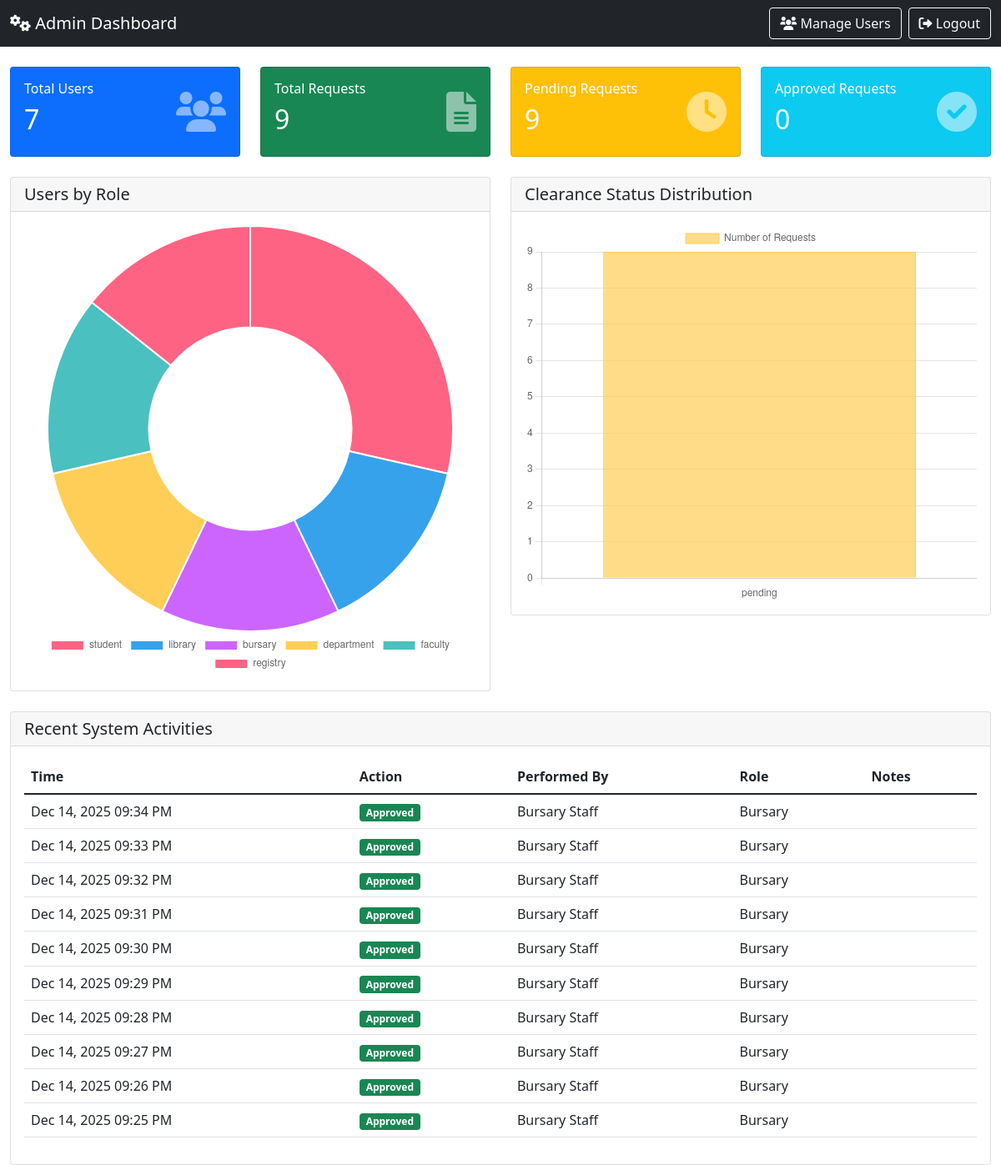
The page /clearance_system/admin.php (signed in) on the database its author committed.
### tables this page shows
CREATE TABLE `clearance_history` (
  `id` int(11) NOT NULL,
  `request_id` int(11) NOT NULL,
  `action` enum('requested','approved','rejected','commented','updated','referred_to_registry','registry_approved','certificate_issued') NOT NULL,
  `performed_by` int(11) NOT NULL,
  `performed_by_name` varchar(100) DEFAULT NULL,
  `performed_role` varchar(50) NOT NULL,
  `notes` text DEFAULT NULL,
  `created_at` timestamp NOT NULL DEFAULT current_timestamp()
);

CREATE TABLE `users` (
  `id` int(11) NOT NULL,
  `username` varchar(50) NOT NULL,
  `email` varchar(100) NOT NULL,
  `password` varchar(255) NOT NULL,
  `full_name` varchar(100) NOT NULL,
  `role` enum('student','library','bursary','department','faculty','admin','registry') NOT NULL,
  `matric_no` varchar(30) DEFAULT NULL,
  `phone` varchar(20) DEFAULT NULL,
  `department` varchar(100) DEFAULT NULL,
  `faculty` varchar(100) DEFAULT NULL,
  `created_at` timestamp NOT NULL DEFAULT current_timestamp(),
  `last_login` timestamp NULL DEFAULT NULL,
  `is_active` tinyint(1) DEFAULT 1
);

### clearance_system/functions.php (called while the page is built, shortened)
<?php
function format_date($date_string, $format = 'M d, Y h:i A') {
    $date = new DateTime($date_string);
    return $date->format($format);
}
?>

### clearance_system/admin.php (the view, shortened to what this page needs)
<?php
require_once 'functions.php';
$db = Database::getInstance();
$conn = $db->getConnection();
$roleStats = [];
$roleQuery = $conn->query("
    SELECT role, COUNT(*) as count
    FROM users
    WHERE role != 'admin'
    GROUP BY role
");
while ($row = $roleQuery->fetch_assoc()) {
    $roleStats[$row['role']] = $row['count'];
}
$statusQuery = $conn->query("
    SELECT status, COUNT(*) as count
    FROM clearance_requests
    GROUP BY status
");
$statusStats = [];
while ($row = $statusQuery->fetch_assoc()) {
    $statusStats[$row['status']] = $row['count'];
}
$activitiesQuery = $conn->query("
    SELECT ch.*, u.full_name, u.role
    FROM clearance_history ch
    JOIN users u ON ch.performed_by = u.id
    ORDER BY ch.created_at DESC
    LIMIT 10
");
$recentActivities = [];
while ($row = $activitiesQuery->fetch_assoc()) {
    $recentActivities[] = $row;
}
$totalUsers = array_sum($roleStats);
$totalRequests = array_sum($statusStats);
$pendingRequests = $statusStats['pending'] ?? 0;
$approvedRequests = $statusStats['approved'] ?? 0;
?>
<!DOCTYPE html>
<html lang="en">
<head>
    <link href="https://cdn.jsdelivr.net/npm/bootstrap@5.1.3/dist/css/bootstrap.min.css" rel="stylesheet">
    <link rel="stylesheet" href="https://cdnjs.cloudflare.com/ajax/libs/font-awesome/6.0.0/css/all.min.css">
</head>
<body>
    <nav class="navbar navbar-expand-lg navbar-dark bg-dark">
        <div class="container-fluid">
            <a class="navbar-brand" href="#">
                <i class="fas fa-cogs"></i> Admin Dashboard
            </a>
            <div class="d-flex">
                <a href="manage_users.php" class="btn btn-outline-light me-2">
                    <i class="fas fa-users"></i> Manage Users
                </a>
                <a href="logout.php" class="btn btn-outline-light">
                    <i class="fas fa-sign-out-alt"></i> Logout
                </a>
            </div>
        </div>
    </nav>
    <div class="container-fluid mt-4">
        <div class="row">
            <div class="col-md-3 mb-4">
                <div class="card bg-primary text-white">
                    <div class="card-body">
                        <div class="d-flex justify-content-between">
                            <div>
                                <h6 class="card-title">Total Users</h6>
                                <h2><?php echo $totalUsers; ?></h2>
                            </div>
                            <div class="align-self-center">
                                <i class="fas fa-users fa-3x opacity-50"></i>
                            </div>
                        </div>
                    </div>
                </div>
            </div>
            <div class="col-md-3 mb-4">
                <div class="card bg-success text-white">
                    <div class="card-body">
                        <div class="d-flex justify-content-between">
                            <div>
                                <h6 class="card-title">Total Requests</h6>
                                <h2><?php echo $totalRequests; ?></h2>
                            </div>
                            <div class="align-self-center">
                                <i class="fas fa-file-alt fa-3x opacity-50"></i>
                            </div>
                        </div>
                    </div>
                </div>
            </div>
            <div class="col-md-3 mb-4">
                <div class="card bg-warning text-white">
                    <div class="card-body">
                        <div class="d-flex justify-content-between">
                            <div>
                                <h6 class="card-title">Pending Requests</h6>
                                <h2><?php echo $pendingRequests; ?></h2>
                            </div>
                            <div class="align-self-center">
                                <i class="fas fa-clock fa-3x opacity-50"></i>
                            </div>
                        </div>
                    </div>
                </div>
            </div>
            <div class="col-md-3 mb-4">
                <div class="card bg-info text-white">
                    <div class="card-body">
                        <div class="d-flex justify-content-between">
                            <div>
                                <h6 class="card-title">Approved Requests</h6>
                                <h2><?php echo $approvedRequests; ?></h2>
                            </div>
                            <div class="align-self-center">
                                <i class="fas fa-check-circle fa-3x opacity-50"></i>
                            </div>
                        </div>
                    </div>
                </div>
            </div>
        </div>
        <div class="row">
            <div class="col-md-6 mb-4">
                <div class="card">
                    <div class="card-header">
                        <h5 class="mb-0">Users by Role</h5>
                    </div>
                    <div class="card-body">
                        <canvas id="roleChart" height="250"></canvas>
                    </div>
                </div>
            </div>
            <div class="col-md-6 mb-4">
                <div class="card">
                    <div class="card-header">
                        <h5 class="mb-0">Clearance Status Distribution</h5>
                    </div>
                    <div class="card-body">
                        <canvas id="statusChart" height="250"></canvas>
                    </div>
                </div>
            </div>
        </div>
        <div class="row">
            <div class="col-12">
                <div class="card">
                    <div class="card-header">
                        <h5 class="mb-0">Recent System Activities</h5>
                    </div>
                    <div class="card-body">
                        <div class="table-responsive">
                            <table class="table table-hover">
                                <thead>
                                    <tr>
                                        <th>Time</th>
                                        <th>Action</th>
                                        <th>Performed By</th>
                                        <th>Role</th>
                                        <th>Notes</th>
                                    </tr>
                                </thead>
                                <tbody>
                                    <?php foreach ($recentActivities as $activity): ?>
                                        <tr>
                                            <td><?php echo format_date($activity['created_at']); ?></td>
                                            <td>
                                                <span class="badge
                                                    <?php echo $activity['action'] == 'approved' ? 'bg-success' :
                                                           ($activity['action'] == 'rejected' ? 'bg-danger' : 'bg-info'); ?>">
                                                    <?php echo ucfirst($activity['action']); ?>
                                                </span>
                                            </td>
                                            <td><?php echo $activity['full_name']; ?></td>
                                            <td><?php echo ucfirst($activity['role']); ?></td>
                                            <td><?php echo $activity['notes']; ?></td>
                                        </tr>
                                    <?php endforeach; ?>
                                </tbody>
                            </table>
                        </div>
                    </div>
                </div>
            </div>
        </div>
    </div>
    <script>
        // Role Distribution Chart
        const roleCtx = document.getElementById('roleChart').getContext('2d');
        const roleChart = new Chart(roleCtx, {
            type: 'doughnut',
            data: {
                labels: <?php echo json_encode(array_keys($roleStats)); ?>,
                datasets: [{
                    data: <?php echo json_encode(array_values($roleStats)); ?>,
                    backgroundColor: [
                        '#ff6384', '#36a2eb', '#cc65fe', '#ffce56', '#4bc0c0'
                    ]
                }]
            },
            options: {
                responsive: true,
                plugins: {
                    legend: {
                        position: 'bottom'
                    }
                }
            }
        });
        // Status Distribution Chart
        const statusCtx = document.getElementById('statusChart').getContext('2d');
        const statusChart = new Chart(statusCtx, {
            type: 'bar',
            data: {
                labels: <?php echo json_encode(array_keys($statusStats)); ?>,
                datasets: [{
                    label: 'Number of Requests',
                    data: <?php echo json_encode(array_values($statusStats)); ?>,
                    backgroundColor: [
                        'rgba(255, 206, 86, 0.7)',  // pending
                        'rgba(75, 192, 192, 0.7)',   // approved
                        'rgba(255, 99, 132, 0.7)',   // rejected
                        'rgba(54, 162, 235, 0.7)'    // on_hold
                    ],
                    borderColor: [
                        'rgba(255, 206, 86, 1)',
                        'rgba(75, 192, 192, 1)',
                        'rgba(255, 99, 132, 1)',
                        'rgba(54, 162, 235, 1)'
                    ],
                    borderWidth: 1
                }]
            },
            options: {
                responsive: true,
                scales: {
                    y: {
                        beginAtZero: true,
                        ticks: {
                            stepSize: 1
                        }
                    }
                }
            }
        });
    </script>
</body>
</html>

### rows shown on the page
clearance_history: created_at "Dec 14, 2025 09:34 PM", action "Approved", users.full_name "Bursary Staff", users.role "Bursary"
clearance_history: created_at "Dec 14, 2025 09:33 PM", action "Approved", users.full_name "Bursary Staff", users.role "Bursary"
clearance_history: created_at "Dec 14, 2025 09:32 PM", action "Approved", users.full_name "Bursary Staff", users.role "Bursary"
clearance_history: created_at "Dec 14, 2025 09:31 PM", action "Approved", users.full_name "Bursary Staff", users.role "Bursary"
clearance_history: created_at "Dec 14, 2025 09:30 PM", action "Approved", users.full_name "Bursary Staff", users.role "Bursary"
clearance_history: created_at "Dec 14, 2025 09:29 PM", action "Approved", users.full_name "Bursary Staff", users.role "Bursary"
clearance_history: created_at "Dec 14, 2025 09:28 PM", action "Approved", users.full_name "Bursary Staff", users.role "Bursary"
clearance_history: created_at "Dec 14, 2025 09:27 PM", action "Approved", users.full_name "Bursary Staff", users.role "Bursary"
clearance_history: created_at "Dec 14, 2025 09:26 PM", action "Approved", users.full_name "Bursary Staff", users.role "Bursary"
clearance_history: created_at "Dec 14, 2025 09:25 PM", action "Approved", users.full_name "Bursary Staff", users.role "Bursary"

### other values the page prints
$totalUsers "7"
$totalRequests "9"
$pendingRequests "9"
$approvedRequests "0"
chart data {{ json_encode(array_keys($roleStats)) }} ["student","library","bursary","department","faculty","registry"]
chart data {{ json_encode(array_values($roleStats)) }} ["2","1","1","1","1","1"]
chart data {{ json_encode(array_keys($statusStats)) }} ["pending"]
chart data {{ json_encode(array_values($statusStats)) }} ["9"]
